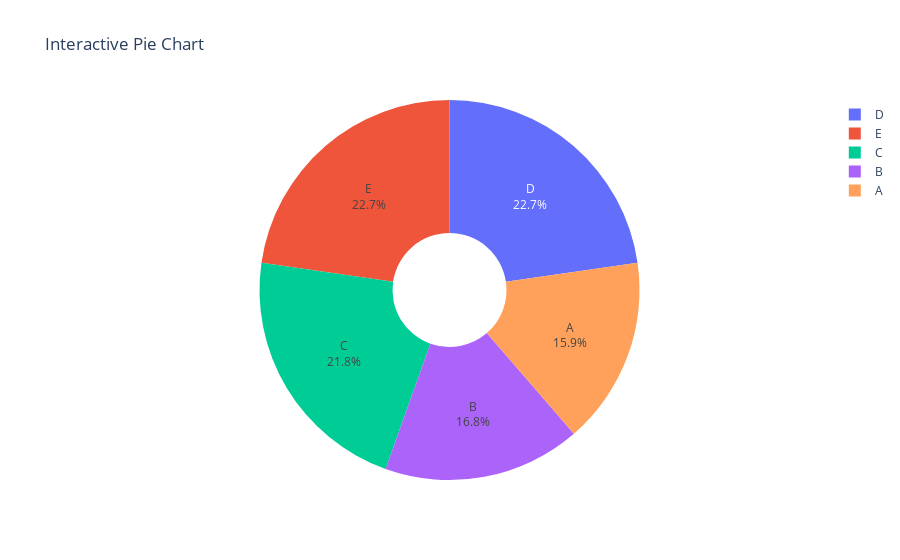

Write notebook code for a chart like this one.
### Markdown cell above
## Q.21 Using Plotly, create an interactive pie chart of randomly generated data, add labels and percentages, set the title as 'Interactive Pie Chart'.

### Code cell
import plotly.graph_objects as go
import numpy as np

# Generate random data
np.random.seed(0)  # For reproducibility
categories = ['A', 'B', 'C', 'D', 'E']
values = np.random.randint(10, 100, size=len(categories))

# Create the pie chart
fig = go.Figure(data=[go.Pie(
    labels=categories,
    values=values,
    textinfo='label+percent',  # Show labels and percentages
    hoverinfo='label+value+percent',  # Show additional info on hover
    hole=0.3  # Create a donut chart (set to 0 for a standard pie chart)
)])

# Update layout with a title
fig.update_layout(title='Interactive Pie Chart')

# Show the plot
fig.show()

### Figure 1 — Plotly figure (JSON) as saved in the notebook; plotly's stock layout.template omitted (floating-point values rounded to 4 significant figures)
{"data": [{"hole": 0.3, "hoverinfo": "label+value+percent", "labels": ["A", "B", "C", "D", "E"], "textinfo": "label+percent", "type": "pie", "values": [54, 57, 74, 77, 77]}], "layout": {"title": {"text": "Interactive Pie Chart"}}}
